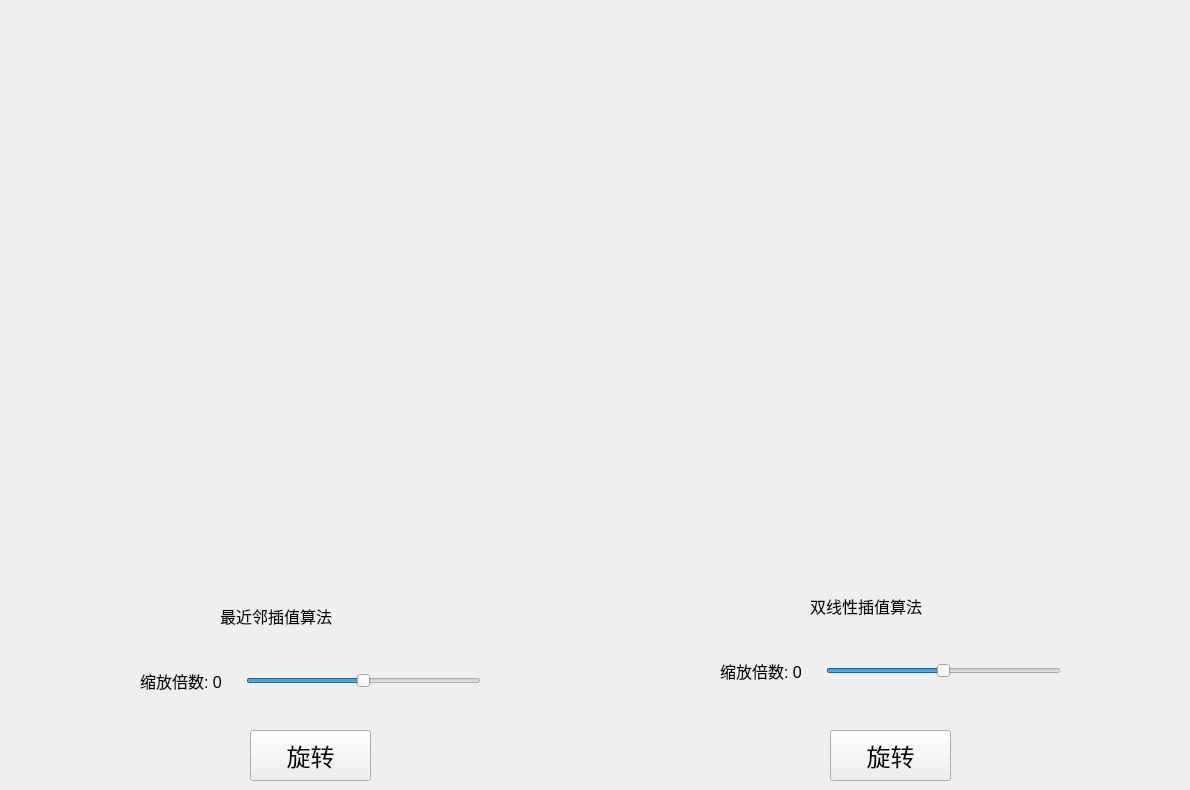
    <widget class="QWidget" name="scaling">
     <attribute name="title">
      <string>图像放缩</string>
     </attribute>
     <widget class="QLabel" name="nearest_insert">
      <property name="geometry">
       <rect>
        <x>220</x>
        <y>600</y>
        <width>161</width>
        <height>31</height>
       </rect>
      </property>
      <property name="font">
       <font>
        <pointsize>12</pointsize>
       </font>
      </property>
      <property name="text">
       <string>最近邻插值算法</string>
      </property>
     </widget>
     <widget class="QLabel" name="bilinear_insert">
      <property name="geometry">
       <rect>
        <x>810</x>
        <y>590</y>
        <width>161</width>
        <height>31</height>
       </rect>
      </property>
      <property name="font">
       <font>
        <pointsize>12</pointsize>
       </font>
      </property>
      <property name="text">
       <string>双线性插值算法</string>
      </property>
     </widget>
     <widget class="QWidget" name="layoutWidget_3">
      <property name="geometry">
       <rect>
        <x>720</x>
        <y>640</y>
        <width>341</width>
        <height>61</height>
       </rect>
      </property>
      <layout class="QHBoxLayout" name="horizontalLayout_26">
       <item>
        <widget class="QLabel" name="bilinear_level">
         <property name="font">
          <font>
           <pointsize>12</pointsize>
          </font>
         </property>
         <property name="text">
          <string>缩放倍数: 0    </string>
         </property>
        </widget>
       </item>
       <item>
        <widget class="QSlider" name="bilinear_horizontalSlider">
         <property name="minimum">
          <number>-10</number>
         </property>
         <property name="maximum">
          <number>10</number>
         </property>
         <property name="orientation">
          <enum>Qt::Horizontal</enum>
         </property>
        </widget>
       </item>
      </layout>
     </widget>
     <widget class="QWidget" name="layoutWidget">
      <property name="geometry">
       <rect>
        <x>140</x>
        <y>650</y>
        <width>341</width>
        <height>61</height>
       </rect>
      </property>
      <layout class="QHBoxLayout" name="horizontalLayout_25">
       <item>
        <widget class="QLabel" name="nearest_level">
         <property name="font">
          <font>
           <pointsize>12</pointsize>
          </font>
         </property>
         <property name="text">
          <string>缩放倍数: 0    </string>
         </property>
        </widget>
       </item>
       <item>
        <widget class="QSlider" name="nearest_horizontalSlider">
         <property name="minimum">
          <number>-10</number>
         </property>
         <property name="maximum">
          <number>10</number>
         </property>
         <property name="orientation">
          <enum>Qt::Horizontal</enum>
         </property>
        </widget>
       </item>
      </layout>
     </widget>
     <widget class="QPushButton" name="nearest_spin_push">
      <property name="geometry">
       <rect>
        <x>250</x>
        <y>730</y>
        <width>121</width>
        <height>51</height>
       </rect>
      </property>
      <property name="font">
       <font>
        <pointsize>18</pointsize>
       </font>
      </property>
      <property name="text">
       <string>旋转</string>
      </property>
     </widget>
     <widget class="QPushButton" name="bilinear_spin_push">
      <property name="geometry">
       <rect>
        <x>830</x>
        <y>730</y>
        <width>121</width>
        <height>51</height>
       </rect>
      </property>
      <property name="font">
       <font>
        <pointsize>18</pointsize>
       </font>
      </property>
      <property name="text">
       <string>旋转</string>
      </property>
     </widget>
     <widget class="mywidget" name="scaling_page" native="true">
      <property name="geometry">
       <rect>
        <x>20</x>
        <y>10</y>
        <width>561</width>
        <height>571</height>
       </rect>
      </property>
      <property name="contextMenuPolicy">
       <enum>Qt::ActionsContextMenu</enum>
      </property>
     </widget>
     <widget class="mywidget" name="scaling_page_2" native="true">
      <property name="geometry">
       <rect>
        <x>620</x>
        <y>10</y>
        <width>561</width>
        <height>571</height>
       </rect>
      </property>
      <property name="contextMenuPolicy">
       <enum>Qt::ActionsContextMenu</enum>
      </property>
     </widget>
    </widget>
